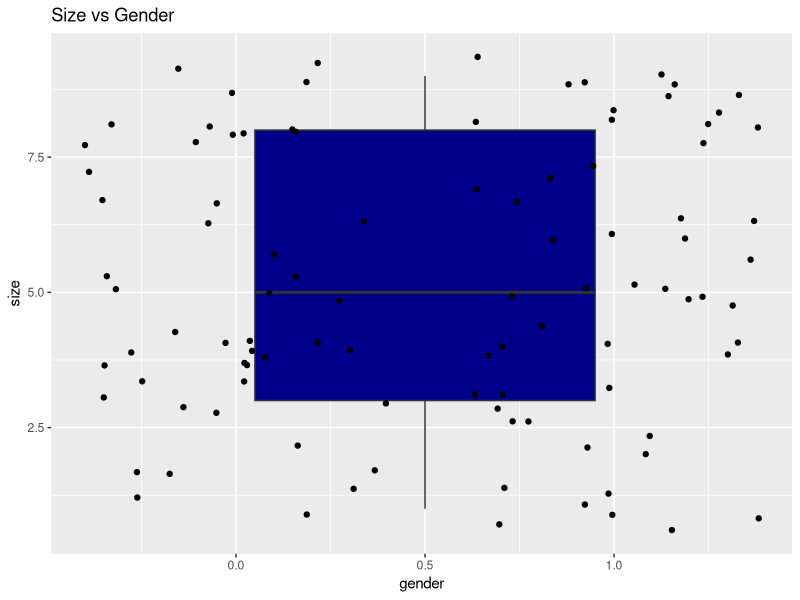
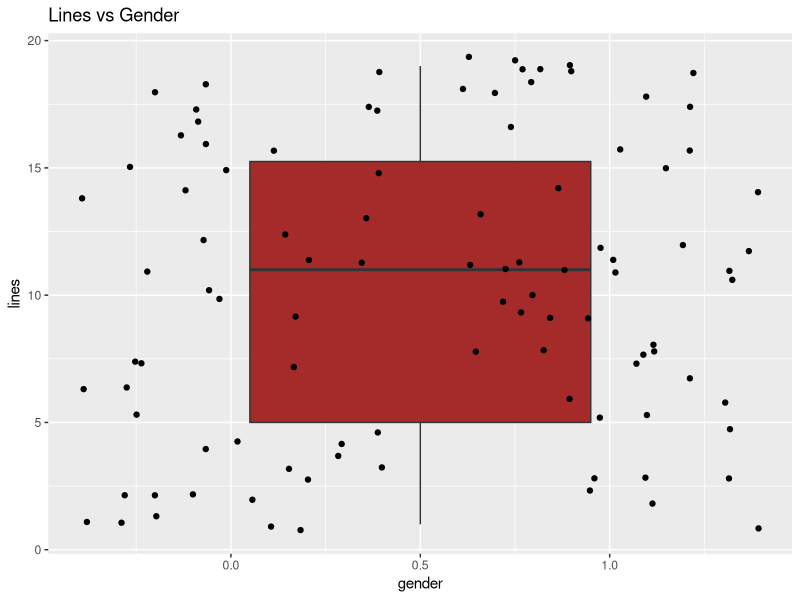
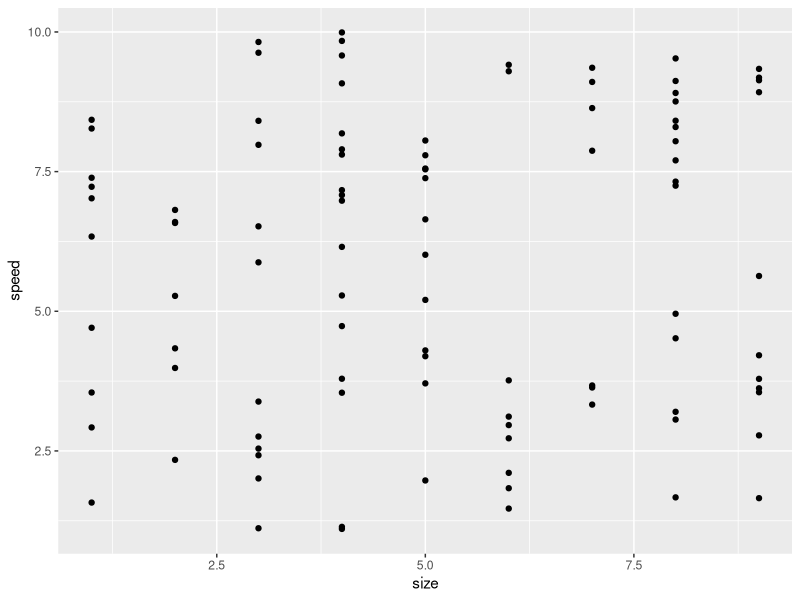

Write R code to recreate these figures, in order.
## ---- chunk 1
# set working environment
setwd("C:/Users/ben/Downloads")
## ---- chunk 2
#Load the required packages 
library(dplyr) 
library(ggplot2)

#Load the titanic dataset
data <- read.csv("handwriting.csv")

#View the dataset 
head(data)
## ---- chunk 3
data$gender <- ifelse(data$gender == "male", 1, 0)

#View the dataset 
head(data)
## ---- chunk 4
# Generate a plot to visualize the relationship between gender and size
ggplot(data=data, aes(x=gender, y=size)) +
  geom_boxplot(fill="darkblue") +
  geom_jitter(color="black", size=1.5) +
  ggtitle("Size vs Gender")
## ---- chunk 5
# Generate a plot to visualize the relationship between gender and lines
ggplot(data=data, aes(x=gender, y=lines)) +
  geom_boxplot(fill="brown") +
  geom_jitter(color="black", size=1.5) +
  ggtitle("Lines vs Gender")
## ---- chunk 6

#Model 1
model1 <- lm(gender ~ size + shape + lines + speed + consistency + corrections, data = data)
summary(model1)
## ---- chunk 7
#Model2
model2 <- lm(gender ~ size + lines + speed + consistency + corrections, data = data)
summary(model2)

## ---- chunk 8
ggplot(data, aes(x = size, y = speed)) +
  geom_point()
## ---- chunk 9
# Analyze the data
size <- t.test(data$size ~ data$gender)
lines <- t.test(data$lines ~ data$gender)
speed <- t.test(data$speed ~ data$gender)
consistency <- t.test(data$consistency ~ data$gender)
corrections <- t.test(data$corrections ~ data$gender)

# Print the results 
print(size)
## ---- chunk 10

# Print the results 
print(lines)
## ---- chunk 11

# Print the results 
print(speed)
## ---- chunk 12
# Print the results 
print(consistency)

## ---- chunk 13

# Print the results 
print(corrections)

